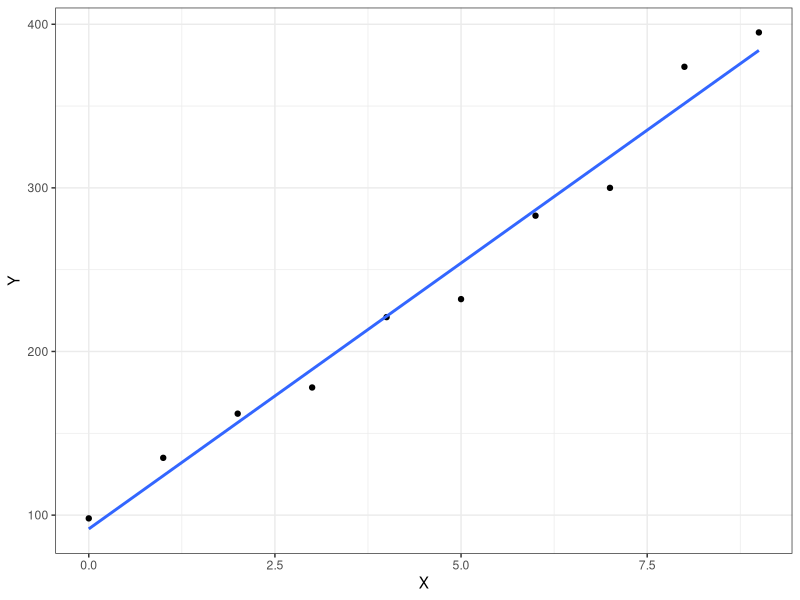
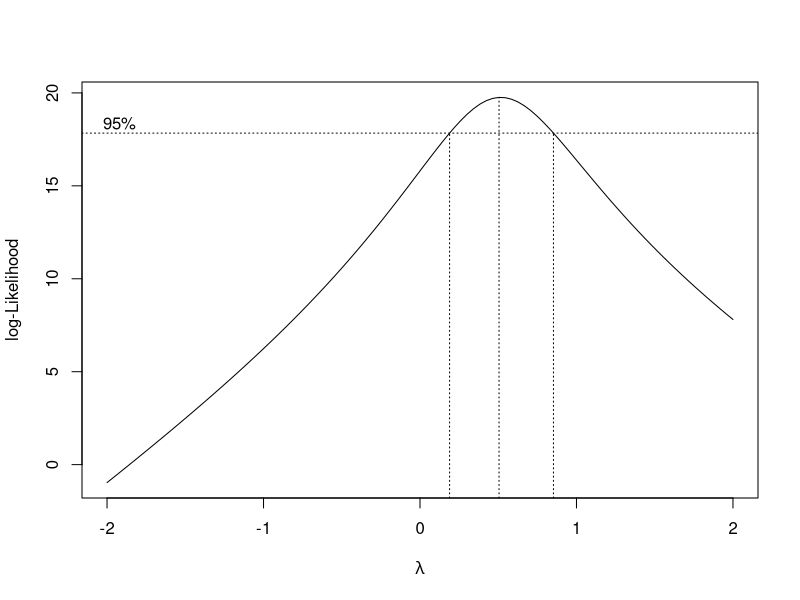
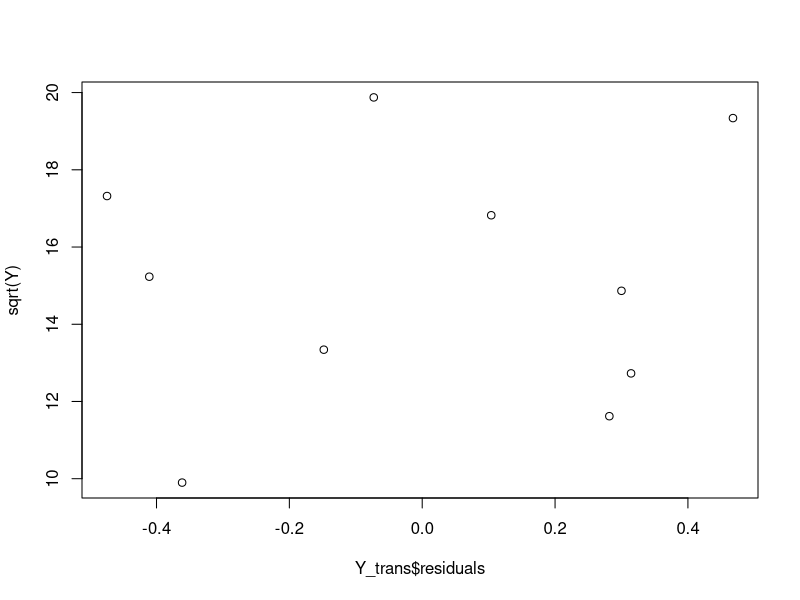

Recreate these plots in R, in order.
## ---- chunk 1
knitr::opts_chunk$set(echo = TRUE)

library(tidyverse)
library(broom)
library(MASS)
## ---- chunk 2
y <-  c(0.07, 0.09, 0.08, 0.16, 0.17, 0.21, 0.49, 0.58, 0.53, 1.22, 1.15, 1.07, 2.84, 2.57, 3.10)

x <- c(9.0, 9.0, 9.0, 7.0, 7.0, 7.0, 5.0, 5.0, 5.0, 3.0, 3.0, 3.0, 1.0, 1.0, 1.0)

# length(y) - Verify the length of vector y - 15

# length(x) - Verify the length of vector x - 15
## ---- chunk 3
# Fit a linear regression function
lm.fit <- lm(y ~ x)
summary(lm.fit)
## ---- chunk 4
anova(lm.fit)
## ---- chunk 5
f.value <- 55.994

f.critical <- qf(p = 0.025, df1 = 1, df2 = 13, lower.tail = FALSE)

print(paste("F value = ", f.value, "F Critical = ", f.critical))

ifelse(f.value > f.critical, "Reject the null hypothesis", "Fail to reject the null hypothesis")
## ---- chunk 6
X <- c(0, 1, 2, 3, 4, 5, 6, 7, 8, 9)

Y <- c(98, 135, 162, 178, 221, 232, 283, 300, 374, 395)
## ---- chunk 7
sales_growth <- data.frame(X, Y)

# Scatter plot
sales_growth %>% 
  ggplot(aes(x = X, y = Y)) +
  geom_point() +
  geom_smooth(method = "lm", se = F) +
  theme_bw()

# scatter.smooth(Y~X)
## ---- chunk 8
box_cox <- boxcox(Y ~ X)

lambda <- box_cox$x[which.max(box_cox$y)] 
lambda

new_model <- lm(((Y^lambda-1)/lambda) ~ X) 
new_model

## ---- chunk 9
lambda.3 <- (lm(((Y^.3 - 1) / .3) ~ X))
anova(lambda.3) # 0.987

lambda.4 <- lm(((Y^.4 - 1) / .4) ~ X) 
summary(lambda.4) # 0.9885

lambda.5 <- lm(((Y^.5 - 1) / .5) ~ X) 
summary(lambda.5) # 0.9891

lambda.6 <- lm(((Y^.6 - 1) / .6) ~ X) 
summary(lambda.6) # 0.9889

lambda.7 <- lm(((Y^.7 - 1) / .7) ~ X) 
summary(lambda.7) # 0.9878

lambda <- c(.3, .4, .5, .6, .7)
SSE <- c(0.987, 0.9885, 0.9891, 0.9889, 0.9878)
data.frame(lambda, SSE)


## ---- chunk 10
Y_trans <- lm(sqrt(Y) ~ X)
summary(Y_trans)
## ---- chunk 11
plot(Y_trans$residuals, sqrt(Y))
abline(0, 0, 'red')
## ---- chunk 12
A <- matrix(c(1, 4,
              2, 6,
              3, 8), ncol = 2, byrow = TRUE)


B <- matrix(c(1, 3,
              1, 4,
              2, 5), ncol = 2, byrow = TRUE)


C <- matrix(c(3, 8, 1,
              5, 4, 0), ncol = 3, byrow = TRUE)
## ---- chunk 13
res <- A + B
res
dim(res)
## ---- chunk 14
res <- A - B
res
dim(res)
## ---- chunk 15
res <- A %*% C
res
dim(res)
## ---- chunk 16
res <- A %*% t(B)
res
dim(res)
## ---- chunk 17
res <- A %*% t(B)
res
dim(res)
## ---- chunk 18
res <- t(B) %*% A
res
dim(res)
## ---- chunk 19
mtcars.fit <- lm(mpg ~ hp, data = mtcars)
mtcars.fit

newdf <- data.frame(hp = 62)
newdf

# Prediction Interval
predict(object = mtcars.fit, newdata = newdf, interval = "prediction") %>% 
  cbind(newdf)

# Confidence Interval
predict(object = mtcars.fit, newdata = newdf, interval = "confidence") %>% 
  cbind(newdf)
